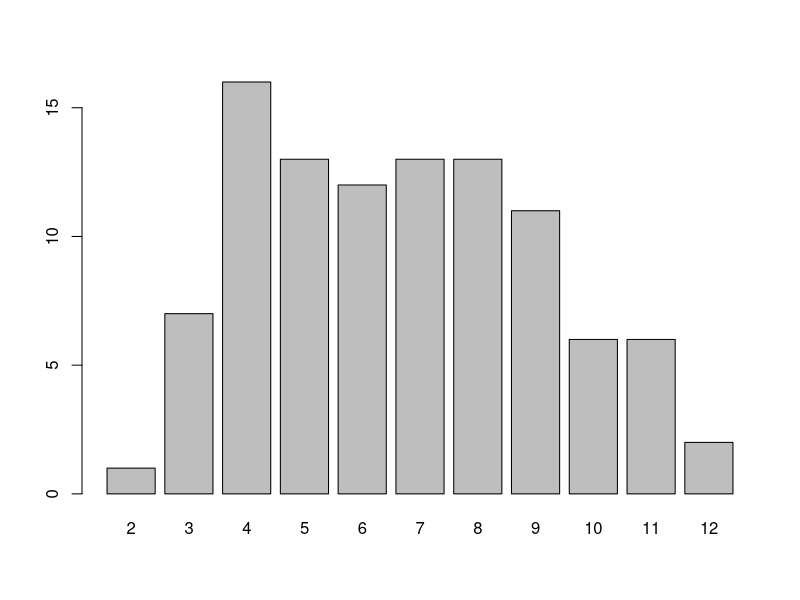

Reproduce this figure in R.
roll = function() {
  die = 1:6
  diceTotal = sample(die, size = 1) + sample(die, size = 1)
  diceTotal
  
}
roll()

results = replicate(100, roll())
t1 = table(results)
t1
barplot(t1)
